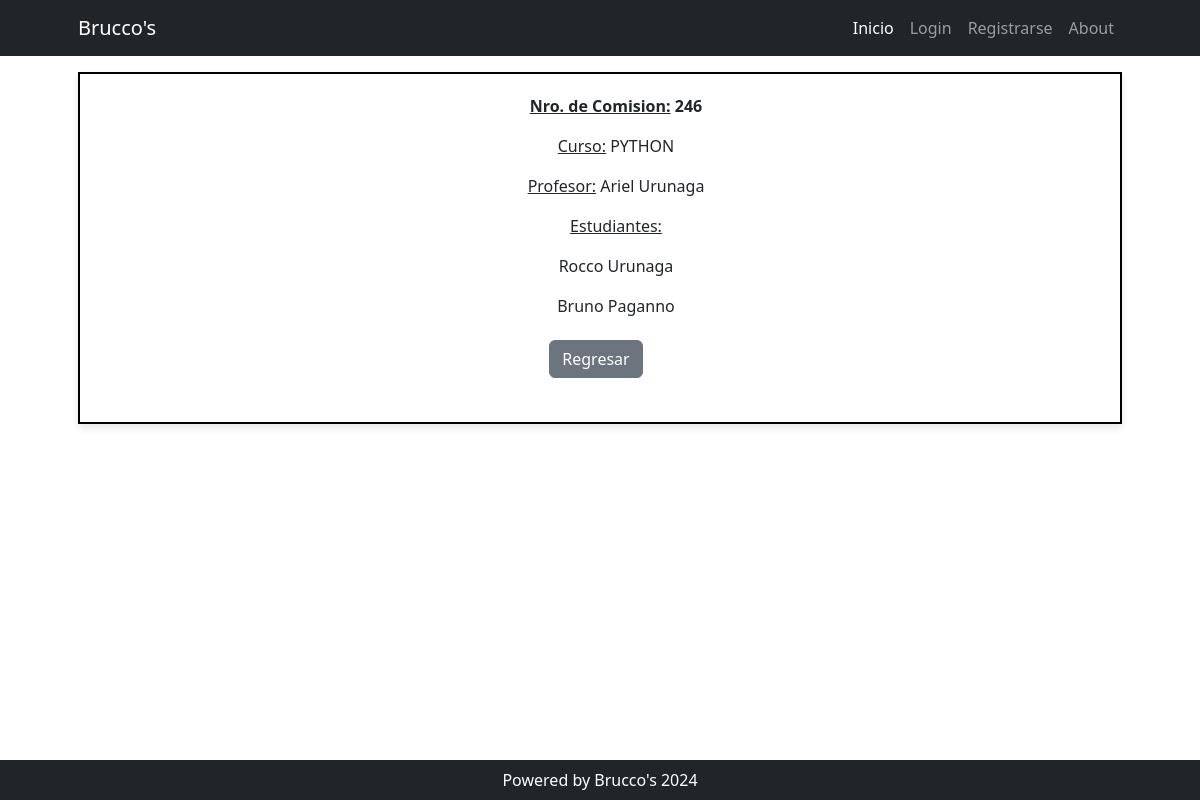
Page /comisiones/detail/2 on the committed database.
### cursos/models.py (models this page shows, shortened)
class Comision(models.Model):
    nombre = models.PositiveBigIntegerField(unique=True)
    curso = models.ForeignKey(Curso, on_delete=models.SET_NULL, null=True, blank=True, related_name="comisiones")
    profesor = models.ForeignKey(Profesor, on_delete=models.SET_NULL, null=True, blank=True, related_name="comisiones")
    estudiante = models.ManyToManyField(Estudiante, related_name="comisiones")

class Curso(models.Model):
    nombre = models.CharField(max_length=100)
    def __str__(self):
        return self.nombre

class Profesor(models.Model):
    nombre = models.CharField(max_length=100, unique=True)
    def __str__(self):
        return self.nombre

class Estudiante(models.Model):
    nombre = models.CharField(max_length=100, unique=True)

### comisiones/views.py (the view)
# urls.py: path("detail/<int:pk>", views.ComisionDetail.as_view(), name="detail"),
class ComisionDetail(DetailView):
    model = models.Comision

### comisiones/templates/cursos/comision_detail.html (shortened to what this page needs)
{% extends 'core/base.html' %}
{% block contenido %}
<div style="border: 2px solid #000; padding: 20px; background-color: #fff; box-shadow: 0 4px 8px rgba(0, 0, 0, 0.1); text-align: center;">
    <ul>
        <p><b><u>Nro. de Comision:</u> {{ object.nombre }}</p></b>
        <p><u>Curso:</u> {{ object.curso }}</p>
        <p><u>Profesor:</u> {{ object.profesor }}</p>
        <p><p><u>Estudiantes:</u></p>
            {% for estudiante in object.estudiante.all %}
            <p>{{estudiante.nombre}}</p>
            {% endfor %}
        </p>
    </ul>
    <div class="fs-3 pb-4">
        <a class="btn btn-secondary me-2" href="{% url 'comisiones:home' %}">Regresar</a>
    </div>
</div>
{% endblock contenido %}

### rows in the picture
Comision: nombre "246", curso "PYTHON", profesor "Ariel Urunaga"
Estudiante: nombre "Rocco Urunaga"
Estudiante: nombre "Bruno Paganno"
